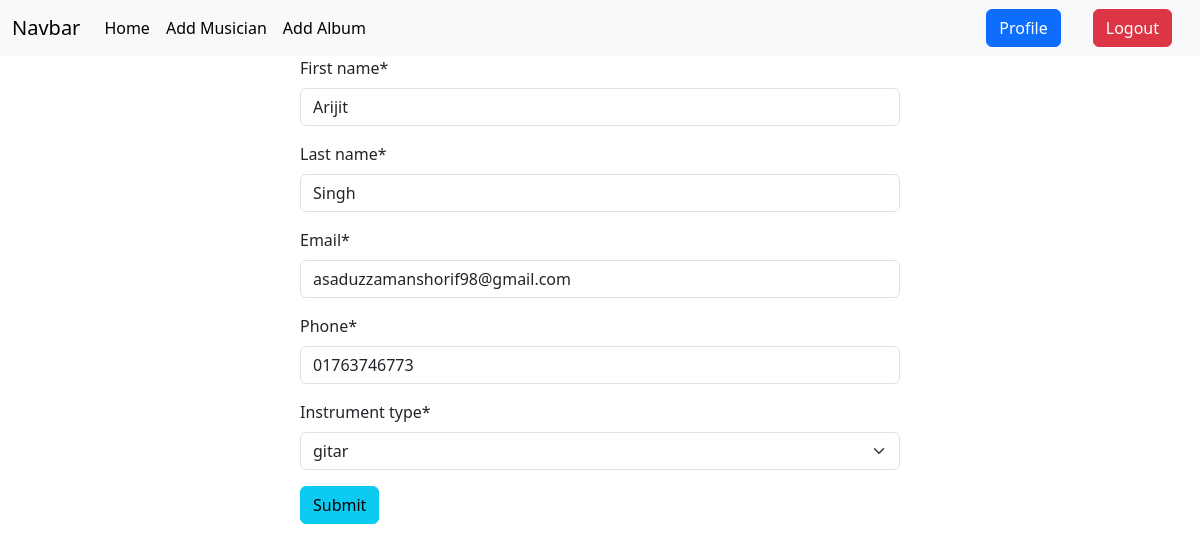
Screenshot of /musician/edit/1/ (signed in) with the database file from the repository.
### musician/models.py (models this page shows, shortened)
class MusicianModel(models.Model):
    instruments = (
        ('cello','cello'),
        ('gitar','gitar'),
        ('flute','flute'),
    )
    first_name = models.CharField(max_length=40,default=None)
    last_name = models.CharField(max_length=40,default=None)
    email = models.EmailField(default=None)
    phone = models.CharField(max_length=11)
    instrument_type = models.CharField(max_length=20,choices=instruments)

### musician/views.py (the view)
# urls.py: path('edit/<int:id>/',views.EditMusician.as_view(),name='edit_musician'),
@method_decorator(login_required,name='dispatch')
class EditMusician(UpdateView):
    model = models.MusicianModel
    form_class = MusicianForm
    template_name = 'add_musician.html'
    pk_url_kwarg = 'id'
    success_url = reverse_lazy('homepage')

### musician/forms.py
class MusicianForm(forms.ModelForm):
    class Meta:
        model = MusicianModel
        fields = '__all__'

### musician/templates/add_musician.html (shortened to what this page needs)
{% extends "base.html" %}
{% load crispy_forms_tags %}
{% block content %}
    <form style="width:50%; margin: auto" method="post">
        {{ form | crispy }}
        <button class="btn btn-info">Submit</button>
    </form>
{% endblock %}

### rows the page displays
MusicianModel: first_name "Arijit", last_name "Singh", email "asaduzzamanshorif98@gmail.com", phone "01763746773", instrument_type "gitar"
